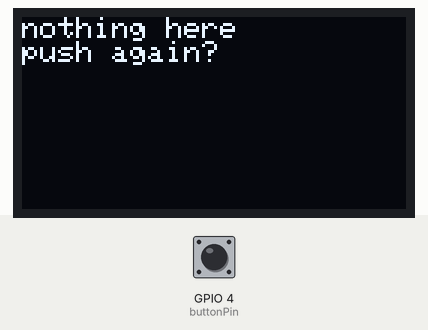
Recording of a sketch running on a simulated ESP32. On the bench: 128×64 one-colour display. Inputs (shaded band) come from the test bench; at power-on: GPIO 4 (buttonPin) LOW. WiFi joins after 1.5 s; servers stay silent unless stated; uploads are accepted with an empty reply; random numbers use the default seed unless the sketch sets one; what the sketch prints to the serial monitor is not drawn.

Above: at 2.9 s.
3.0 s: GPIO 4 (buttonPin) pulled HIGH for 0.15 s
Timing chart, 0 to 6.0 s (numbered marks = the images above; inputs shaded):
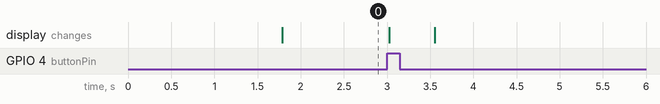

The sketch:

awesome-repo-gen.ino
```cpp
#include <WiFi.h>
#include <HTTPClient.h>
#include <Wire.h>
#include <Adafruit_GFX.h>
#include <Adafruit_SSD1306.h>
#include <ArduinoJson.h>

// pls edit line 15 and 16 so that it works on your own device

#define SCREEN_WIDTH 128
#define SCREEN_HEIGHT 64
#define OLED_RESET    -1
Adafruit_SSD1306 display(SCREEN_WIDTH, SCREEN_HEIGHT, &Wire, OLED_RESET);

const char* ssid = "ur_wifi_name"; // change me
const char* password = "ur_wifi_password"; // change me
const int buttonPin = 4;

void setup() {
  Serial.begin(115200);

  pinMode(buttonPin, INPUT_PULLDOWN);

  if(!display.begin(SSD1306_SWITCHCAPVCC, 0x3C)) {
    Serial.println(F("there's a wiring diagram in the repo btw"));
    for(;;);
  }
  display.clearDisplay();
  display.setTextSize(1);
  display.setTextColor(WHITE);
  display.setCursor(0, 0);
  display.println("connecting");
  display.display();

  WiFi.begin(ssid, password);
  while (WiFi.status() != WL_CONNECTED) {
    delay(500);
    Serial.print(".");
  }
  Serial.println("\nconnected");
  randomSeed(analogRead(34));

  fetchRandomRepo();
}

void loop() {
  if (digitalRead(buttonPin) == HIGH) {
    Serial.println("button pressed -- rolling");
    display.clearDisplay();
    display.setCursor(0, 0);
    display.println("rolling");
    display.display();
    delay(300);
    fetchRandomRepo();
    while(digitalRead(buttonPin) == HIGH) {
      delay(10);
    }
  }
}

void fetchRandomRepo() {
  if (WiFi.status() == WL_CONNECTED) {
    HTTPClient http;

    int randomPage = random(1, 50);
    String url = "https://api.github.com/search/repositories?q=topic:awesome&sort=stars&order=desc&per_page=1&page=" + String(randomPage);

    http.begin(url);
    http.addHeader("User-Agent", "ESP32-Thing-9000");

    int httpCode = http.GET();

    if (httpCode == 200) {
      String payload = http.getString();
      JsonDocument doc;
      DeserializationError error = deserializeJson(doc, payload);

      if (!error && doc["items"].size() > 0) {
        String repoName = doc["items"][0]["name"].as<String>();
        String ownerName = doc["items"][0]["owner"]["login"].as<String>();
        int stars = doc["items"][0]["stargazers_count"];

        if (ownerName.length() > 14) ownerName = ownerName.substring(0, 12) + "..";
        if (repoName.length() > 14) repoName = repoName.substring(0, 12) + "..";

        display.clearDisplay();
        display.setTextSize(1);
        display.setTextColor(WHITE);

        display.setCursor(0, 1);
        display.println("awesome repo gen 9000");
        display.drawLine(0, 10, 128, 10, WHITE);

        display.setCursor(0, 16);
        display.print("owner: ");
        display.println(ownerName);

        display.setCursor(0, 28);
        display.print("repo:  ");
        display.println(repoName);

        display.setCursor(0, 40);
        display.print("stars: ");
        display.println(stars);

        display.setCursor(0, 56);
        display.println("push btn to reroll");

        display.display();

        Serial.println("Loaded: " + ownerName + "/" + repoName + " (" + String(stars) + " stars)");
      } else {
        display.clearDisplay();
        display.setCursor(0, 0);
        display.println("nothing here");
        display.println("push again?");
        display.display();
      }
    } else {
       display.clearDisplay();
       display.setCursor(0, 0);
       display.println("api error (rate limit?)");
       display.display();
    }
    http.end();
  }
}
```
